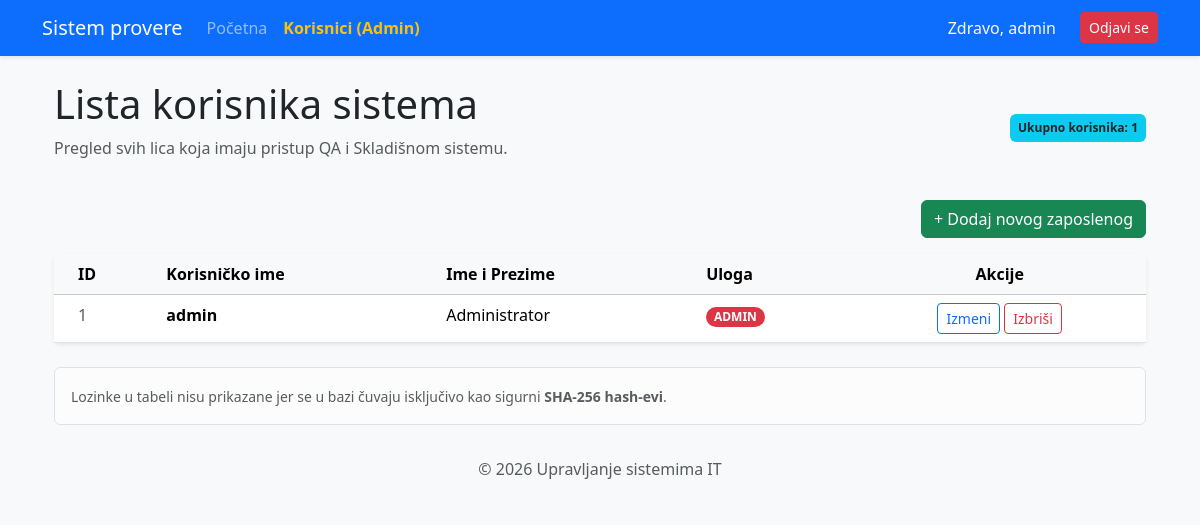
The page /admin_panel (signed in) on the database as committed earlier.
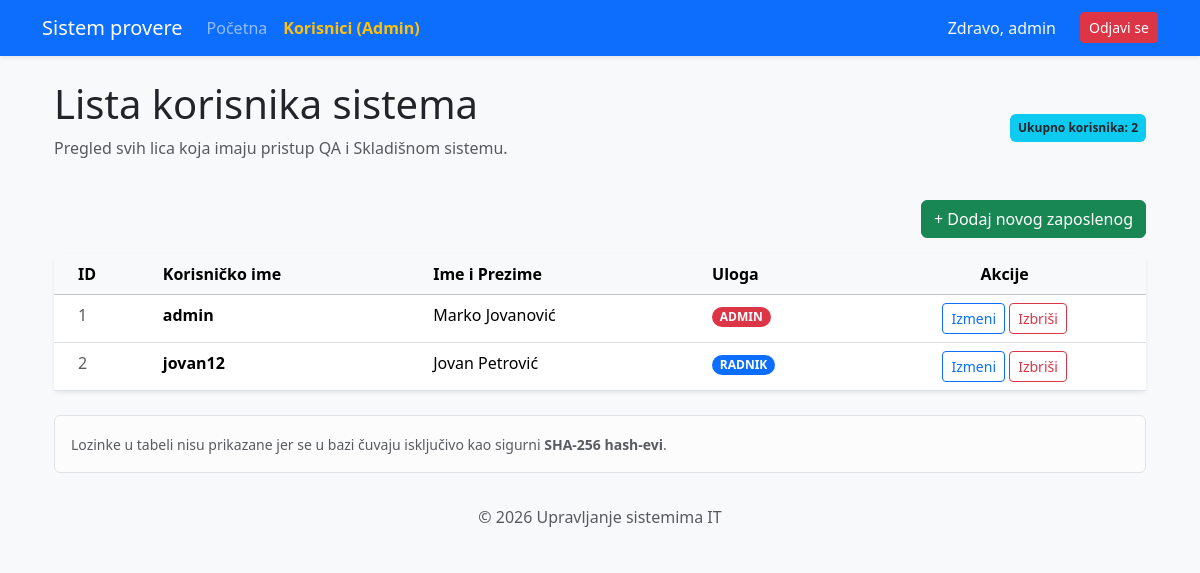
The same page on the database as committed later.
### alchemy_classes.py (models this page shows)
class User(db.Model, UserMixin):
    __tablename__ = "user"
    id: Mapped[int] = mapped_column(Integer, primary_key=True)
    username: Mapped[str] = mapped_column(String(20), unique=True, nullable=False)
    password: Mapped[str] = mapped_column(String(100), nullable=False)
    ime_prezime: Mapped[str] = mapped_column(String(100), nullable=True)
    uloga: Mapped[str] = mapped_column(String(10), default="user")
    zaduzeni_statusi: Mapped[list["StatusResursa"]] = relationship("StatusResursa", back_populates="korisnik")

### main.py (the view)
@app.route('/admin_panel')
@login_required
def admin_panel():
    if current_user.uloga != 'admin':
        flash("Greška: Nemate administrativna ovlašćenja za pristup korisnicima!", "danger")
        return redirect(url_for('home'))
    svi_korisnici = User.query.all()
    return render_template("admin.html", korisnici=svi_korisnici, users=svi_korisnici)

### main.py (called while the page is built)
@login_manager.user_loader
def load_user(user_id):
    return db.get_or_404(User, user_id)

### templates/admin.html (shortened to what this page needs)
{% extends "base.html" %}
{% block content %}
<div class="container mt-4">
    <div class="d-flex justify-content-between align-items-center mb-4">
        <div>
            <h2 class="display-6">Lista korisnika sistema</h2>
            <p class="text-muted">Pregled svih lica koja imaju pristup QA i Skladišnom sistemu.</p>
        </div>
        <span class="badge bg-info text-dark p-2">Ukupno korisnika: {{ korisnici|length }}</span>
    </div>
    <div class="mb-3 text-end">
        <a href="{{ url_for('add_user') }}" class="btn btn-success">+ Dodaj novog zaposlenog</a>
    </div>
    <div class="card shadow-sm border-0">
        <div class="card-body p-0">
            <div class="table-responsive">
                <table class="table table-hover mb-0">
                    <thead class="table-light">
                        <tr>
                            <th class="ps-4">ID</th>
                            <th>Korisničko ime</th>
                            <th>Ime i Prezime</th>
                            <th>Uloga</th>
                            <th class="text-center">Akcije</th>
                        </tr>
                    </thead>
                    <tbody>
                        {% for k in korisnici %}
                        <tr>
                            <td class="ps-4 text-muted">{{ k.id }}</td>
                            <td><strong>{{ k.username }}</strong></td>
                            <td>{{ k.ime_prezime }}</td>
                            <td>
                                <span class="badge rounded-pill {% if k.uloga == 'admin' %}bg-danger{% else %}bg-primary{% endif %}">
                                    {{ k.uloga | upper }}
                                </span>
                            </td>
                            <td class="text-center">
                                <a href="{{ url_for('edit_user', user_id=k.id) }}" class="btn btn-sm btn-outline-primary">
                                    Izmeni
                                </a>
                                <a href="{{ url_for('delete_user', user_id=k.id) }}"
                                    class="btn btn-sm btn-outline-danger"
                                    onclick="return confirm('Da li ste sigurni da želite da obrišete korisnika {{ k.username }}?')">
                                    Izbriši
                                </a>
                            </td>
                        </tr>
                        {% endfor %}
                    </tbody>
                </table>
            </div>
        </div>
    </div>
    <div class="alert alert-light border mt-4" role="alert">
        <small class="text-muted">
             Lozinke u tabeli nisu prikazane jer se u bazi čuvaju isključivo kao sigurni <strong>SHA-256 hash-evi</strong>.
        </small>
    </div>
</div>
{% endblock %}

### templates/base.html (shortened to what this page needs)
<!DOCTYPE html>
<html lang="sr">
<head>
    {{ bootstrap.load_css() }}
</head>
<body>
    <nav class="navbar navbar-expand-lg navbar-dark bg-primary shadow-sm">
        <div class="container">
            <a class="navbar-brand" href="{{ url_for('home') }}"> Sistem provere</a>
            <div class="collapse navbar-collapse" id="navbarNav">
                <ul class="navbar-nav me-auto">
                    <li class="nav-item">
                        <a class="nav-link" href="{{ url_for('home') }}">Početna</a>
                    </li>
                    {% if current_user.is_authenticated and current_user.uloga == 'admin' %}
                    <li class="nav-item">
                        <a class="nav-link fw-bold text-warning" href="{{ url_for('admin_panel') }}"> Korisnici (Admin)</a>
                    </li>
                    {% endif %}
                </ul>
                <ul class="navbar-nav ms-auto">
                    {% if current_user.is_authenticated %}
                        <li class="nav-item">
                            <span class="nav-link text-light">Zdravo, {{ current_user.username }}</span>
                        </li>
                        <li class="nav-item">
                            <a class="btn btn-danger btn-sm ms-lg-3 mt-1" href="{{ url_for('logout') }}">Odjavi se</a>
                        </li>
                    {% else %}
                        <li class="nav-item">
                            <a class="nav-link" href="{{ url_for('login') }}">Prijava</a>
                        </li>
                    {% endif %}
                </ul>
            </div>
        </div>
    </nav>
    <div class="container">
        {% block content %}{% endblock %}
    </div>
    <footer class="footer mt-auto py-3 bg-light text-center">
        <div class="container">
            <span class="text-muted">© 2026 Upravljanje sistemima IT</span>
        </div>
    </footer>
</body>
</html>
</html>

Rows that differ between the two databases and show on the page:
changed User "admin": ime_prezime "Administrator" → "Marko Jovanović"
added User: id "2", username "jovan12", ime_prezime "Jovan Petrović", uloga "RADNIK"
Other text that changed with them:
{{ korisnici|length }}: "1" → "2"
